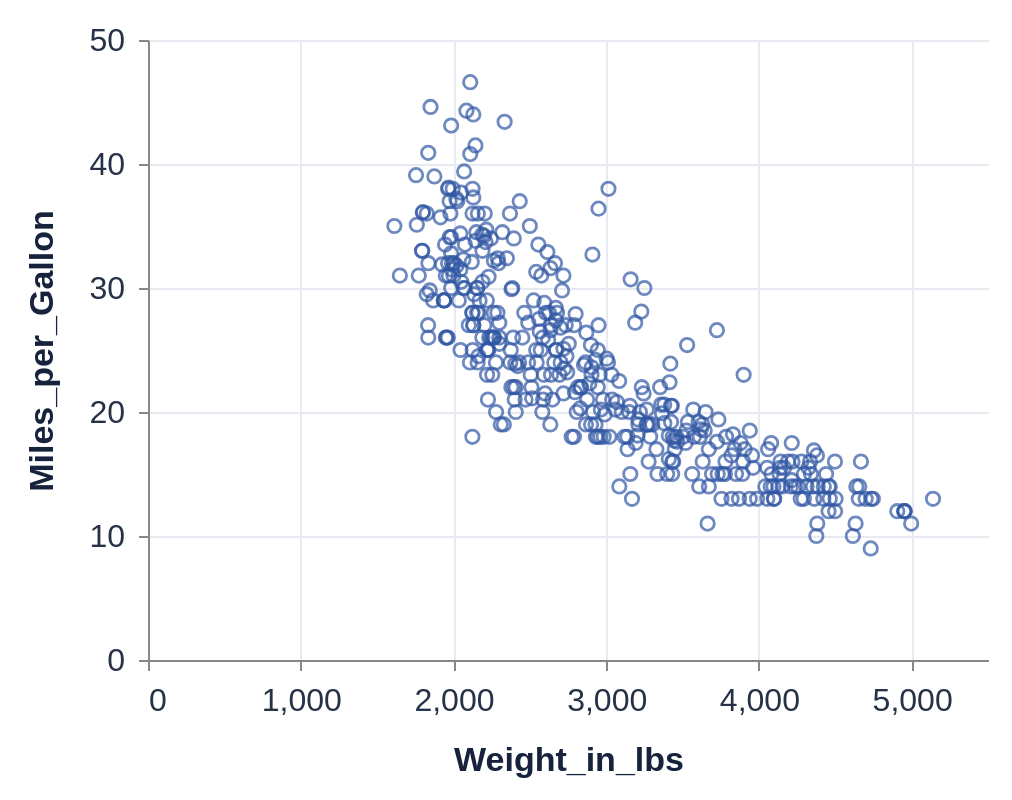

Vega-Lite specification stored for this chart:
### Vega-Lite specification from a JSON file in a GitHub repository (floating-point values rounded to 4 significant figures; data arrays with more than 128 entries replaced by an {"elided": "..."} marker saying what was removed)
{"$schema": "https://vega.github.io/schema/vega-lite/v6.json", "data": {"values": {"elided": "406 records"}}, "mark": "point", "encoding": {"x": {"field": "Weight_in_lbs", "type": "quantitative"}, "y": {"field": "Miles_per_Gallon", "type": "quantitative"}}, "width": 420, "height": 310, "padding": 12, "background": "#ffffff", "config": {"font": "Arial", "view": {"stroke": null}, "axis": {"labelFontSize": 16, "titleFontSize": 17, "titlePadding": 14, "labelPadding": 7, "gridColor": "#e7eaf0", "tickCount": 5, "labelColor": "#263248", "titleColor": "#17233c"}, "legend": {"orient": "top", "labelFontSize": 15, "titleFontSize": 16, "padding": 8, "symbolSize": 70}, "mark": {"color": "#3157a4"}, "point": {"size": 45, "strokeWidth": 1.4}, "circle": {"size": 38}, "line": {"strokeWidth": 2.5}, "range": {"category": ["#3157a4", "#c9455a", "#258276"]}}}
